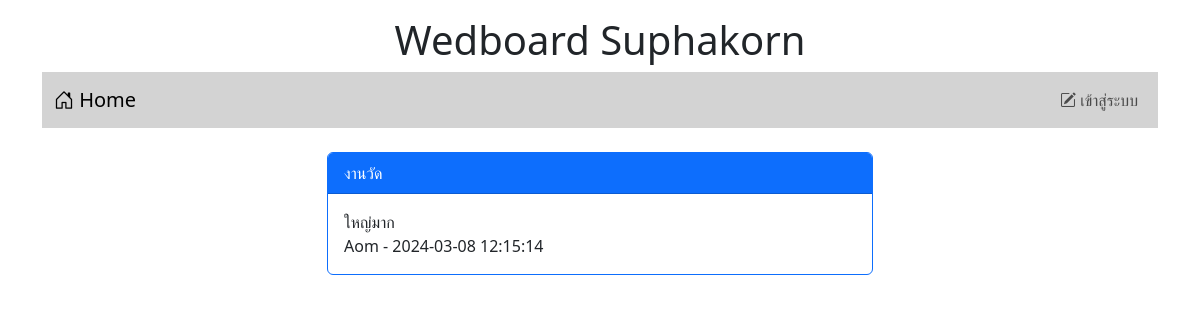
The page /post.php?id=4 on the database as committed earlier.
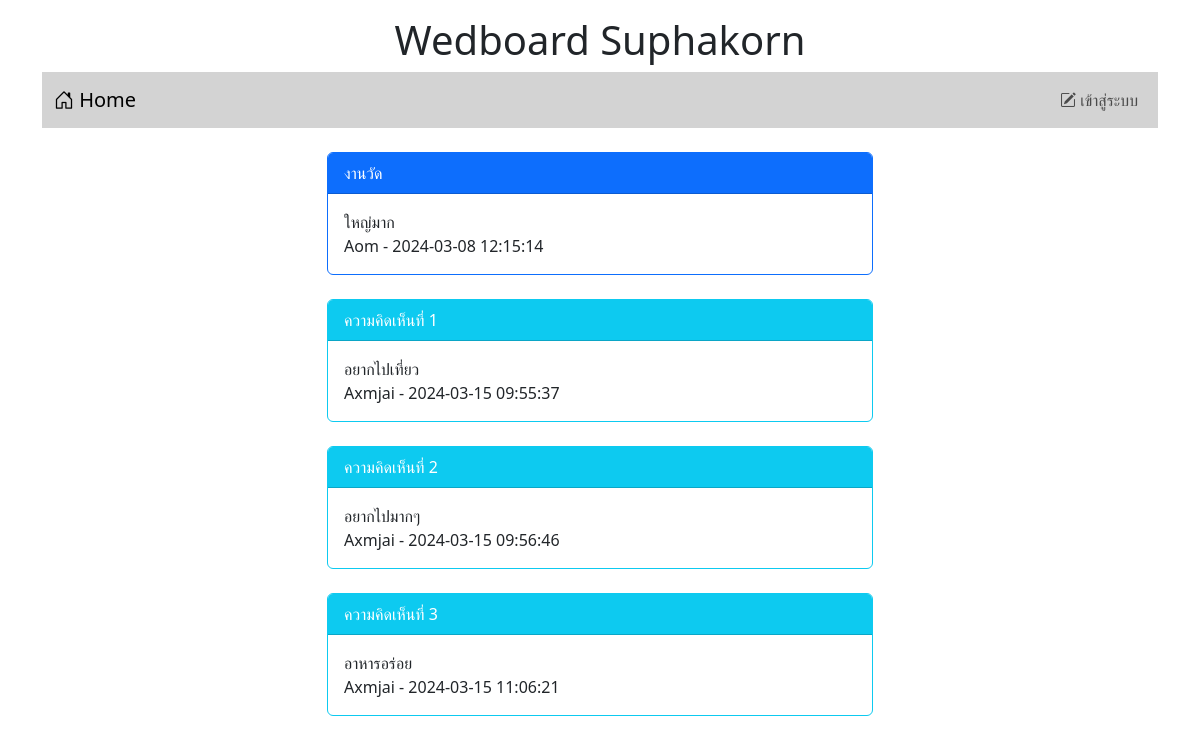
The same page on the database as committed later.
### tables this page shows
CREATE TABLE `post` (
  `id` int(11) NOT NULL,
  `title` varchar(128) NOT NULL,
  `content` varchar(2048) NOT NULL,
  `post_date` datetime NOT NULL,
  `cat_id` int(11) NOT NULL,
  `user_id` int(11) NOT NULL
);

CREATE TABLE `user` (
  `id` int(11) NOT NULL,
  `login` varchar(32) NOT NULL,
  `password` varchar(64) NOT NULL,
  `name` varchar(64) NOT NULL,
  `gender` char(1) NOT NULL,
  `email` varchar(32) NOT NULL,
  `role` char(1) NOT NULL
);

CREATE TABLE `comment` (
  `id` int(11) NOT NULL,
  `content` varchar(20148) NOT NULL,
  `post_date` datetime NOT NULL,
  `user_id` int(11) NOT NULL,
  `post_id` int(11) NOT NULL
);

### post.php (the view, shortened to what this page needs)
<!DOCTYPE html>
<html lang="en">
<head>
    <link rel="stylesheet" href="bootstrap-5.3.2-dist/css/bootstrap.min.css">
    <link rel="stylesheet" href="https://cdn.jsdelivr.net/npm/bootstrap-icons@1.11.3/font/bootstrap-icons.min.css">
</head>
<body>
    <div class="container-lg">
        <h1 style="text-align: center;" class="mt-3">Wedboard Suphakorn</h1>
        <?php include "nav.php" ?>
        <div class="row mt-4">
            <div class="col-lg-3 col-md-2 col-sm-1"></div>
            <div class="col-lg-6 col-md-8 col-sm-10">
                <?php
                $conn = new PDO("mysql:host=localhost;dbname=webboard;charset=utf8", "root", "");
                $sql = "SELECT post.title,post.content,post.post_date,user.login
            FROM post INNER JOIN user ON (post.user_id = user.id) WHERE post.id = $_GET[id]";
                $result = $conn->query($sql);
                while ($row = $result->fetch()) {
                    echo "<div class='card border-primary'>";
                    echo "<div class='card-header bg-primary text-white'>$row[0]</div>";
                    echo "<div class='card-body'>$row[1]<br> $row[3] - $row[2]
                </div>";
                    echo "</div><br>";
                }
                $sql = "SELECT comment.content,comment.post_date,user.login,comment.id
            FROM comment INNER JOIN user ON (comment.user_id = user.id) WHERE comment.post_id = $_GET[id]";
                $result = $conn->query($sql);
                $i = 1;
                while ($row = $result->fetch()) {
                    echo "<div class='card border-info'>";
                    echo "<div class='card-header bg-info text-white'>ความคิดเห็นที่ $i</div>";
                    echo "<div class='card-body'>$row[0]<br> $row[2] - $row[1]
                        </div>";
                    echo "</div><br>";
                    $i = $i + 1;
                }
                ?>
            </div>
            <br>
        </div>
    </div>
</body>
</html>

Rows that differ between the two databases and show on the page:
added comment: content "อยากไปเที่ยว", user.login "Axmjai", post_date "2024-03-15 09:55:37"
added comment: content "อยากไปมากๆ", user.login "Axmjai", post_date "2024-03-15 09:56:46"
added comment: content "อาหารอร่อย", user.login "Axmjai", post_date "2024-03-15 11:06:21"
